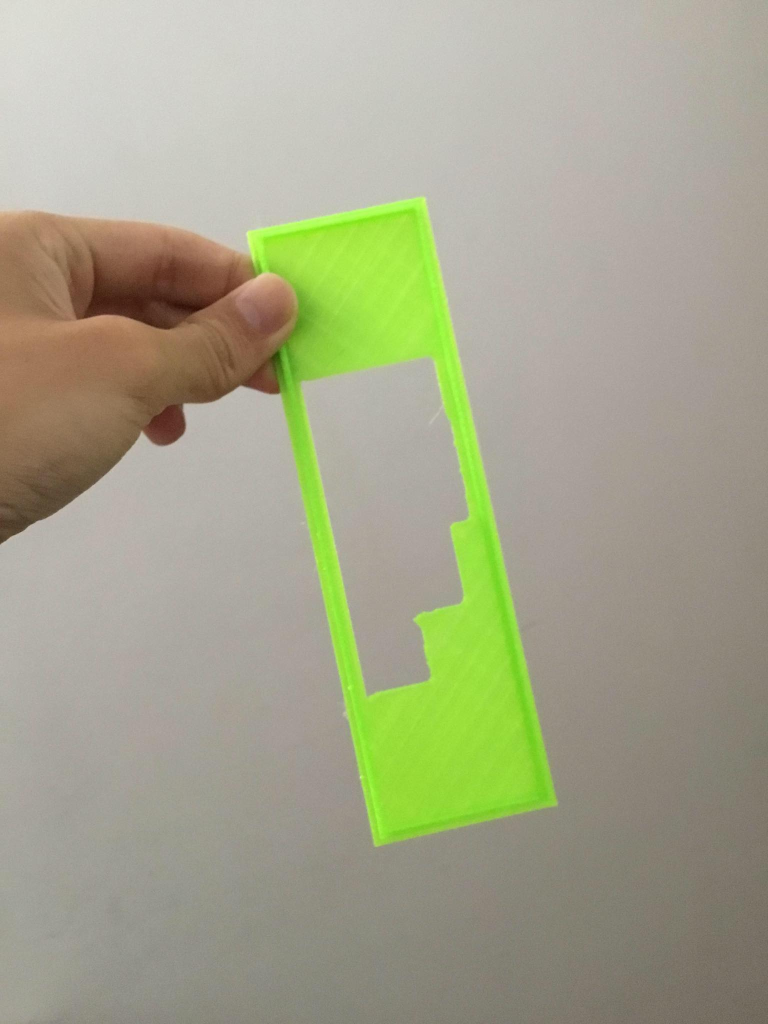
#> input picture Real Life Example.jpg, 1536 x 2048 px (shown at 1/2 size); its folder holds only this picture in this run
$ python -i 'ORB Draw Features.py'   (imports and definitions only)
#> lines starting #> are read from the running program, lines starting #| are printed output that depends on the picture; after the words box and inside, x2 and y2 are one past the last pixel; in counts of white or black regions, pixels touching at a corner belong together
import numpy as np
import cv2 as cv, cv2
from matplotlib import pyplot as plt
import os

port_id_dict = {"ethernet":     1, 1:"ethernet",
                "usb":  2, 2:"usb",
                "audio":3, 3:"audio",
                "2usb": 4, 4:"2usb",
                "ps2-wifi":     6, 6:"ps2-wifi",
                "displayport":  5, 5:"displayport",
                "dvi":7, 7:"dvi",
                "com":8, 8:"com",
                }

def getConnectedWithStat (inp_img):
    num_labels, labels, stats, centroids = cv.connectedComponentsWithStats(
        inp_img, connectivity = 4
    )
    # FORMAT:
    #centroids[i]: (x, y)
    #labels.shape = (312, 1102)
    #stats.shape = (number of labels, 5)
    #stats[i]: [CC_STAT_LEFT, CC_STAT_TOP, CC_STAT_WIDTH, CC_STAT_HEIGHT, CC_STAT_AREA]
    #centroids.shape = (number of labels, 2) (Probably x and y)

    components = []
    for i in range(1, num_labels):
        x, y, w, h, area = stats[i]
        if area < 50:   # noise filter
            continue
        mask = (labels == i).astype(np.uint8) * 255
        components.append({
            "label": i,
            "bbox": (x, y, w, h),
            "area": area,
            "mask": mask,
            "centroid": centroids[i]
        })
    areas = [c["area"] for c in components]
    components_sorted = sorted(components, key = lambda c: c["area"], reverse=True)
    areas_sorted = sorted(areas, reverse=True)
    return components_sorted, areas_sorted

def cleaningConnectedCompoents(inp_img):
    components_sorted, areas_sorted = getConnectedWithStat (inp_img.astype (np.uint8))
    top_cap = 9000
    bot_cap = 200
    circle_cap = 1000
    delete_mask = np.zeros(components_sorted[0]["mask"].shape)
    keep_mask = np.zeros(components_sorted[0]["mask"].shape)
    for i in range (0, len(components_sorted)):
        temp_width = components_sorted[i]["bbox"][2]
        temp_height = components_sorted[i]["bbox"][3]
        if ((areas_sorted[i] > top_cap) or #If region too big
            (areas_sorted[i] < bot_cap) or #If region too small
            (areas_sorted[i] < circle_cap and ((temp_height/temp_width > 1.4) or (temp_width/temp_height>1.4) or (temp_height*temp_width/components_sorted[i]["area"]>1.25))) or #If region is kinda small but not a circle shape, or has huge hole in middle or weird shape
            (temp_height/temp_width > 2.25) or #If region too "tall"
            (temp_width/temp_height > 4.5) #If region too "wide", tested DVI cua B350m mortar thi ratio la 3.75
            or (temp_height*temp_width/components_sorted[i]["area"]>1.5)  #If region shape is too weird (bounding box is twice as large as area)
            ):
            delete_mask = delete_mask + components_sorted[i]["mask"]
        else:
            keep_mask = keep_mask + components_sorted[i]["mask"]
    kernel = cv.getStructuringElement(cv.MORPH_ELLIPSE, (7, 7))[2:-2] #ElLIPSE DOES NOT LIKE EVEN NUMBER
    keep_mask_closed = cv.morphologyEx(keep_mask, cv.MORPH_CLOSE, kernel, iterations=1)
    return keep_mask_closed

# [44 lines left out: functions port_detect_heuristic, textOverlayOnImage, not called in this run]

def show_Canny (img_path):
    #Output:
    #   - result_list_port_position with format: list(dict{"port_id": int, "centroid": list of 2 int})
    #  result_text_overlayed_img, result_mask, both are binary image of size (1100, 310)
#> called with img_path = '../Real Life Example.jpg'
    img = cv.imread(img_path, cv.IMREAD_GRAYSCALE) #CLAHE Applicable
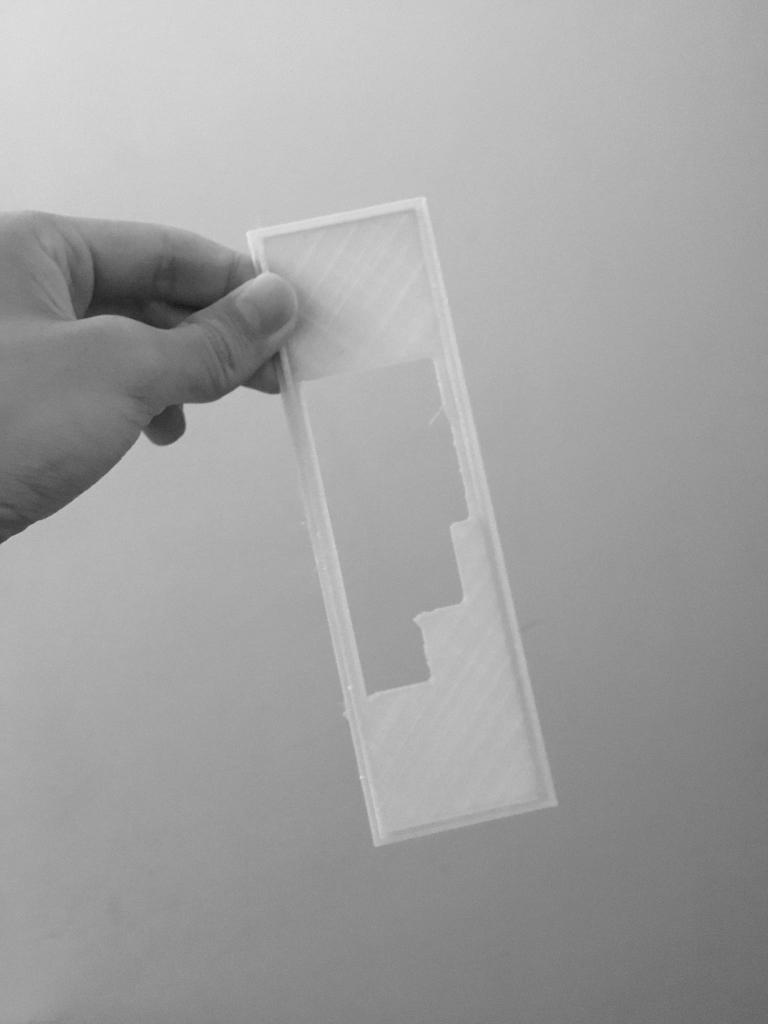
#> img: shape (2048, 1536) (shown at 1/2 size); min 19, max 235, mean 161.5
    img = cv2.resize (img, (1100, 310))
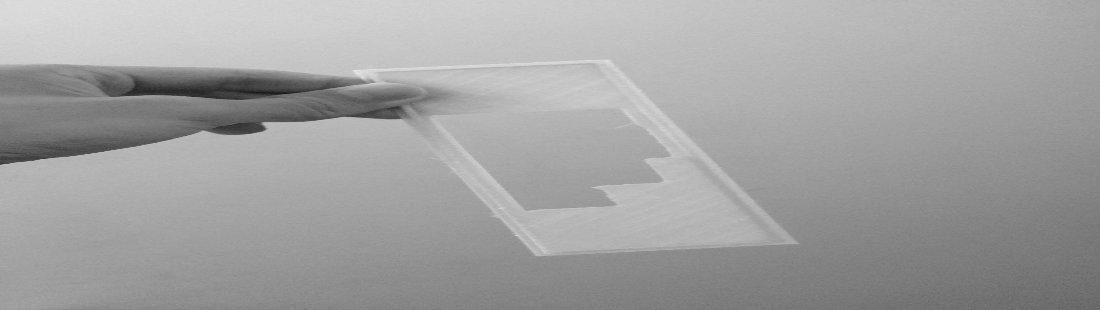
#> img: shape (310, 1100); min 22, max 228, mean 161.4

    #Canny edge detection, then morphology close, then invert it, then OPEN it up, then adding a border of size 1 around (to get connected components later on).
    edges = cv.Canny(cv.blur(img, (11, 11)), 40, 120)
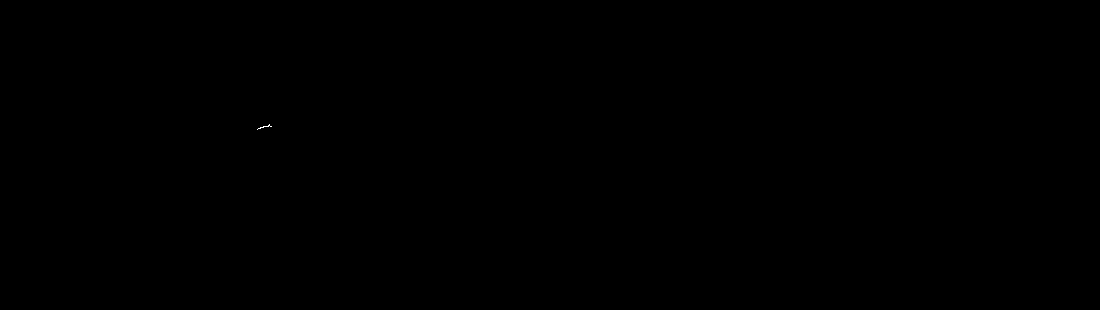
#> edges: shape (310, 1100); 0.01% white in thin lines or dots, all inside (x1, y1, x2, y2) = (257, 124, 272, 130)
    kernel = cv.getStructuringElement(cv.MORPH_ELLIPSE, (7, 7)) #(cv.MORPH_RECT, (5, 5))
    closed = cv.morphologyEx(edges, cv.MORPH_CLOSE, kernel, iterations=2) #THINNING_ZHANGSUEN possible
    closed_invert = np.max(closed) - closed
    kernel = cv.getStructuringElement(cv.MORPH_RECT, (7, 7))
    closed_invert = cv.morphologyEx(closed_invert, cv.MORPH_OPEN, kernel, iterations=1)
    closed_invert = cv2.copyMakeBorder(closed_invert,1,1,1,1,cv2.BORDER_CONSTANT,value=255)
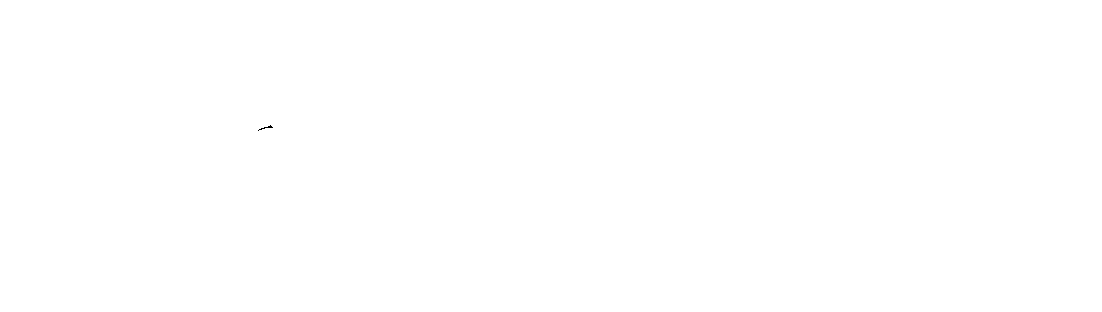
#> closed_invert: shape (312, 1102); 100% white; black in thin lines or dots, all inside (x1, y1, x2, y2) = (258, 125, 273, 131)

    #Get connected components, then clean it, repeat until the ConnectedWithStat result does not change anymore.
    old_components_sorted, old_areas_sorted = None, None
    display_img_list = []
    result_mask = np.copy(closed_invert)
    while len(display_img_list) < 3: #Run at most 3 times, else wtf is wrong?
        result_mask = cleaningConnectedCompoents (result_mask.astype (np.uint8))
        components_sorted, areas_sorted = getConnectedWithStat (result_mask.astype (np.uint8))
        if (old_areas_sorted is None) or (areas_sorted != old_areas_sorted):
            old_areas_sorted = areas_sorted
            display_img_list.append (result_mask)
        else:
            break
#> this loop made 2 passes
#> areas_sorted on pass 1: [343802]
#> after the loop, display_img_list = 1 item; old_areas_sorted = []
    del old_components_sorted, old_areas_sorted

    #Got final connected components with the assumption that they are disconnected and resembling ports
    result_list_port_position = []
    result_text_overlayed_img = np.copy(result_mask)
    for component in components_sorted:
        port_id = port_detect_heuristic (component) #Port determination
        if (port_id is None):
            continue
        result_text_overlayed_img = textOverlayOnImage (result_text_overlayed_img, port_id_dict[port_id], component["bbox"][0], component["bbox"][1])
        result_list_port_position.append ({"port_id": port_id, "centroid": component["centroid"]})

    # [6 lines left out: function show_img, not called in this run]
    show_img(img, edges, closed, closed_invert, img_path, display_img_list, result_text_overlayed_img)
    return result_list_port_position, result_text_overlayed_img, result_mask
# [11 lines not run here, left out]

#> (the run stopped early here; a loop or call above may not have finished)

$ run again, on Real_Life.jpg
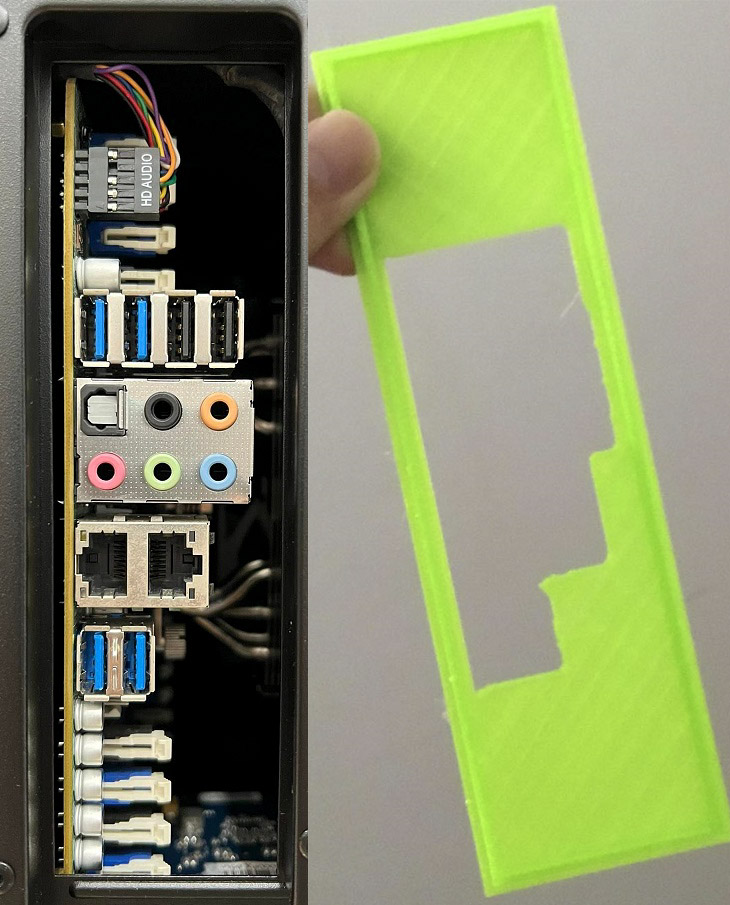
#> input picture Real_Life.jpg, 730 x 905 px
#> edges: shape (310, 1100); 2.5% white in thin lines or dots, all inside (x1, y1, x2, y2) = (31, 5, 457, 306)
#> closed: shape (310, 1100); 11.4% white; 3 white regions, box (x1, y1, x2, y2) and area: (86, 28, 420, 310) 35915, (31, 0, 457, 131) 2822, (372, 190, 412, 202) 304
#> the loop in show_Canny, `while len(display_img_list) < 3:` made 3 passes
#> old_areas_sorted on passes 1 to 2: [2998, 1929, 1375, 1116, 557, 547, 353, 336, 227, 202, 201], [2998, 1929, 1375, 1116, 557, 353, 336, 227, 202, 201]
#> after the loop in show_Canny, `while len(display_img_list) < 3:`: display_img_list = 2 items
#> the loop in show_Canny, `for component in components_sorted:` made 10 passes
#> port_id on passes 1 to 8: 6, 2, 2, 3, 3, 3, 3, 3
#> (printed output is left out)
#> after the loop in show_Canny, `for component in components_sorted:`:
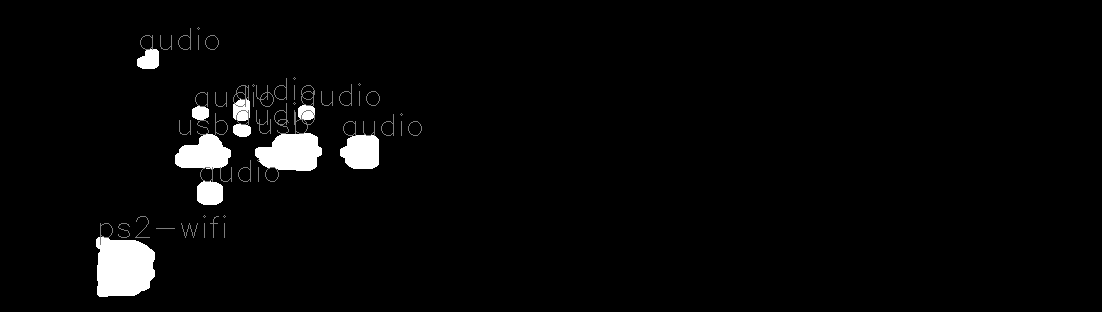
#> result_text_overlayed_img: shape (312, 1102) float64; min 0, max 255, mean 7.5
#> after the loop in show_Canny, `for component in components_sorted:`: result_list_port_position = 10 items
#> in show_img, `cv2.imshow ("inp, deleted, keep, keep_mask_closed", mask_process_img)`:
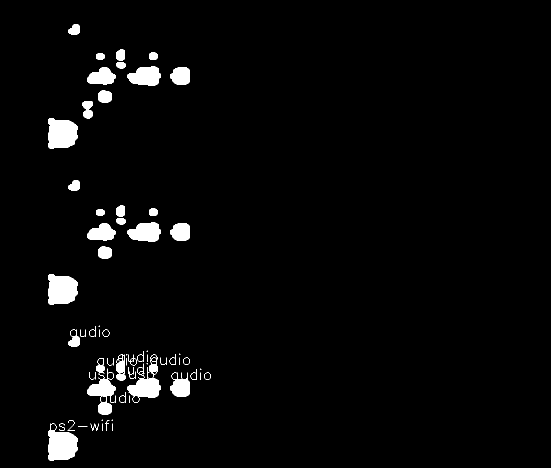
#> window 'inp, deleted, keep, keep_mask_': shape (936, 1102) (shown at 1/2 size); 2.9% white; 62 white regions (17 under 20 px), largest, box (x1, y1, x2, y2) and area: (96, 847, 155, 921) 3037, (96, 237, 155, 297) 2998, (96, 549, 155, 609) 2998
